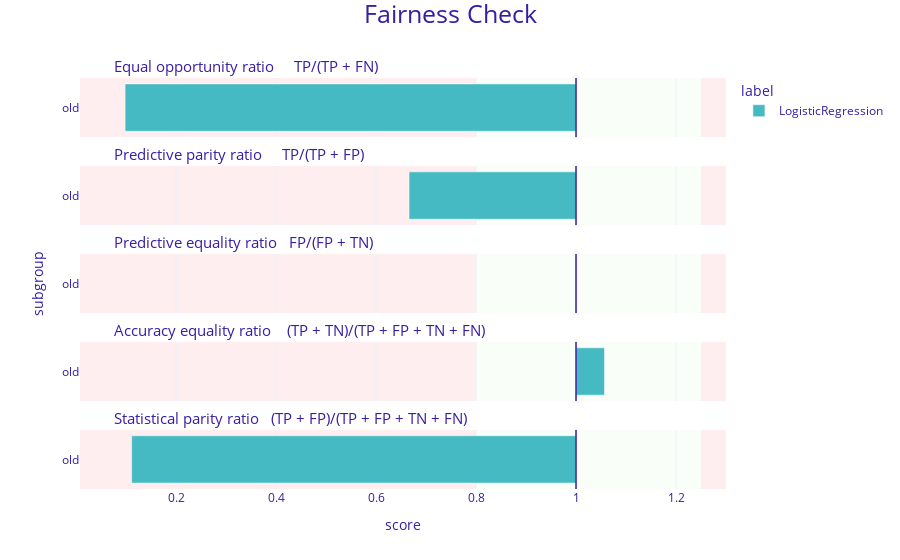

Notebook code for this chart:
### Code cell
fobject = exp.model_fairness(protected = protected, privileged=privileged)
fobject.fairness_check()
fobject.plot()

### Figure 1 — Plotly figure (JSON) as saved in the notebook; plotly's stock layout.template omitted (floating-point values rounded to 4 significant figures)
{"data": [{"alignmentgroup": "True", "customdata": [["old", 0.098, "LogisticRegression"]], "hovertemplate": "<b>%{customdata[2]}</b><br>Subgroup: %{customdata[0]}<br>Score: %{customdata[1]}<br><extra></extra>", "legendgroup": "LogisticRegression", "marker": {"color": "#46bac2", "pattern": {"shape": ""}}, "name": "LogisticRegression", "offsetgroup": "LogisticRegression", "orientation": "h", "showlegend": true, "textposition": "auto", "type": "bar", "x": [-0.902], "xaxis": "x5", "y": [0.5], "yaxis": "y5"}, {"alignmentgroup": "True", "customdata": [["old", 0.666, "LogisticRegression"]], "hovertemplate": "<b>%{customdata[2]}</b><br>Subgroup: %{customdata[0]}<br>Score: %{customdata[1]}<br><extra></extra>", "legendgroup": "LogisticRegression", "marker": {"color": "#46bac2", "pattern": {"shape": ""}}, "name": "LogisticRegression", "offsetgroup": "LogisticRegression", "orientation": "h", "showlegend": false, "textposition": "auto", "type": "bar", "x": [-0.334], "xaxis": "x4", "y": [0.5], "yaxis": "y4"}, {"alignmentgroup": "True", "customdata": [["old", null, "LogisticRegression"]], "hovertemplate": "<b>%{customdata[2]}</b><br>Subgroup: %{customdata[0]}<br>Score: %{customdata[1]}<br><extra></extra>", "legendgroup": "LogisticRegression", "marker": {"color": "#46bac2", "pattern": {"shape": ""}}, "name": "LogisticRegression", "offsetgroup": "LogisticRegression", "orientation": "h", "showlegend": false, "textposition": "auto", "type": "bar", "x": [null], "xaxis": "x3", "y": [0.5], "yaxis": "y3"}, {"alignmentgroup": "True", "customdata": [["old", 1.057, "LogisticRegression"]], "hovertemplate": "<b>%{customdata[2]}</b><br>Subgroup: %{customdata[0]}<br>Score: %{customdata[1]}<br><extra></extra>", "legendgroup": "LogisticRegression", "marker": {"color": "#46bac2", "pattern": {"shape": ""}}, "name": "LogisticRegression", "offsetgroup": "LogisticRegression", "orientation": "h", "showlegend": false, "textposition": "auto", "type": "bar", "x": [0.05696], "xaxis": "x2", "y": [0.5], "yaxis": "y2"}, {"alignmentgroup": "True", "customdata": [["old", 0.111, "LogisticRegression"]], "hovertemplate": "<b>%{customdata[2]}</b><br>Subgroup: %{customdata[0]}<br>Score: %{customdata[1]}<br><extra></extra>", "legendgroup": "LogisticRegression", "marker": {"color": "#46bac2", "pattern": {"shape": ""}}, "name": "LogisticRegression", "offsetgroup": "LogisticRegression", "orientation": "h", "showlegend": false, "textposition": "auto", "type": "bar", "x": [-0.8889], "xaxis": "x", "y": [0.5], "yaxis": "y"}], "layout": {"annotations": [{"font": {"size": 15}, "showarrow": false, "text": "Statistical parity ratio   (TP + FP)/(TP + FP + TN + FN)", "x": 0.05, "xanchor": "left", "xref": "paper", "y": 0.144, "yanchor": "bottom", "yref": "paper"}, {"font": {"size": 15}, "showarrow": false, "text": "Accuracy equality ratio    (TP + TN)/(TP + FP + TN + FN)", "x": 0.05, "xanchor": "left", "xref": "paper", "y": 0.358, "yanchor": "bottom", "yref": "paper"}, {"font": {"size": 15}, "showarrow": false, "text": "Predictive equality ratio   FP/(FP + TN)", "x": 0.05, "xanchor": "left", "xref": "paper", "y": 0.572, "yanchor": "bottom", "yref": "paper"}, {"font": {"size": 15}, "showarrow": false, "text": "Predictive parity ratio     TP/(TP + FP)", "x": 0.05, "xanchor": "left", "xref": "paper", "y": 0.786, "yanchor": "bottom", "yref": "paper"}, {"font": {"size": 15}, "showarrow": false, "text": "Equal opportunity ratio     TP/(TP + FN)", "x": 0.05, "xanchor": "left", "xref": "paper", "y": 1, "yanchor": "bottom", "yref": "paper"}], "barmode": "group", "font": {"color": "#371ea3"}, "legend": {"title": {"text": "label"}, "tracegroupgap": 0}, "margin": {"b": 71, "r": 30, "t": 78}, "shapes": [{"fillcolor": "#f05a71", "layer": "below", "line": {"width": 0}, "opacity": 0.1, "type": "rect", "x0": 0.25, "x1": 0.3, "xref": "x", "y0": 0, "y1": 1, "yref": "y"}, {"fillcolor": "#f05a71", "layer": "below", "line": {"width": 0}, "opacity": 0.1, "type": "rect", "x0": -0.9922, "x1": -0.2, "xref": "x", "y0": 0, "y1": 1, "yref": "y"}, {"fillcolor": "#c7f5bf", "layer": "below", "line": {"width": 0}, "opacity": 0.1, "type": "rect", "x0": -0.2, "x1": 0.25, "xref": "x", "y0": 0, "y1": 1, "yref": "y"}, {"line": {"color": "#371ea3", "width": 1.5}, "type": "line", "x0": 0, "x1": 0, "xref": "x", "y0": 0, "y1": 1, "yref": "y"}, {"fillcolor": "#f05a71", "layer": "below", "line": {"width": 0}, "opacity": 0.1, "type": "rect", "x0": 0.25, "x1": 0.3, "xref": "x", "y0": 0, "y1": 1, "yref": "y2"}, {"fillcolor": "#f05a71", "layer": "below", "line": {"width": 0}, "opacity": 0.1, "type": "rect", "x0": -0.9922, "x1": -0.2, "xref": "x", "y0": 0, "y1": 1, "yref": "y2"}, {"fillcolor": "#c7f5bf", "layer": "below", "line": {"width": 0}, "opacity": 0.1, "type": "rect", "x0": -0.2, "x1": 0.25, "xref": "x", "y0": 0, "y1": 1, "yref": "y2"}, {"line": {"color": "#371ea3", "width": 1.5}, "type": "line", "x0": 0, "x1": 0, "xref": "x", "y0": 0, "y1": 1, "yref": "y2"}, {"fillcolor": "#f05a71", "layer": "below", "line": {"width": 0}, "opacity": 0.1, "type": "rect", "x0": 0.25, "x1": 0.3, "xref": "x", "y0": 0, "y1": 1, "yref": "y3"}, {"fillcolor": "#f05a71", "layer": "below", "line": {"width": 0}, "opacity": 0.1, "type": "rect", "x0": -0.9922, "x1": -0.2, "xref": "x", "y0": 0, "y1": 1, "yref": "y3"}, {"fillcolor": "#c7f5bf", "layer": "below", "line": {"width": 0}, "opacity": 0.1, "type": "rect", "x0": -0.2, "x1": 0.25, "xref": "x", "y0": 0, "y1": 1, "yref": "y3"}, {"line": {"color": "#371ea3", "width": 1.5}, "type": "line", "x0": 0, "x1": 0, "xref": "x", "y0": 0, "y1": 1, "yref": "y3"}, {"fillcolor": "#f05a71", "layer": "below", "line": {"width": 0}, "opacity": 0.1, "type": "rect", "x0": 0.25, "x1": 0.3, "xref": "x", "y0": 0, "y1": 1, "yref": "y4"}, {"fillcolor": "#f05a71", "layer": "below", "line": {"width": 0}, "opacity": 0.1, "type": "rect", "x0": -0.9922, "x1": -0.2, "xref": "x", "y0": 0, "y1": 1, "yref": "y4"}, {"fillcolor": "#c7f5bf", "layer": "below", "line": {"width": 0}, "opacity": 0.1, "type": "rect", "x0": -0.2, "x1": 0.25, "xref": "x", "y0": 0, "y1": 1, "yref": "y4"}, {"line": {"color": "#371ea3", "width": 1.5}, "type": "line", "x0": 0, "x1": 0, "xref": "x", "y0": 0, "y1": 1, "yref": "y4"}, {"fillcolor": "#f05a71", "layer": "below", "line": {"width": 0}, "opacity": 0.1, "type": "rect", "x0": 0.25, "x1": 0.3, "xref": "x", "y0": 0, "y1": 1, "yref": "y5"}, {"fillcolor": "#f05a71", "layer": "below", "line": {"width": 0}, "opacity": 0.1, "type": "rect", "x0": -0.9922, "x1": -0.2, "xref": "x", "y0": 0, "y1": 1, "yref": "y5"}, {"fillcolor": "#c7f5bf", "layer": "below", "line": {"width": 0}, "opacity": 0.1, "type": "rect", "x0": -0.2, "x1": 0.25, "xref": "x", "y0": 0, "y1": 1, "yref": "y5"}, {"line": {"color": "#371ea3", "width": 1.5}, "type": "line", "x0": 0, "x1": 0, "xref": "x", "y0": 0, "y1": 1, "yref": "y5"}], "title": {"font": {"size": 25}, "text": "Fairness Check", "x": 0.5, "y": 0.99}, "xaxis": {"anchor": "y", "domain": [0, 1], "range": [-0.9922, 0.3], "ticktext": [0, 0.2, 0.4, 0.6, 0.8, 1, 1.2, 1], "tickvals": [-1, -0.8, -0.6, -0.4, -0.2, 0, 0.2, 0], "title": {"text": "score"}}, "xaxis2": {"anchor": "y2", "domain": [0, 1], "matches": "x", "range": [-0.9922, 0.3], "showticklabels": false, "ticktext": [0, 0.2, 0.4, 0.6, 0.8, 1, 1.2, 1], "tickvals": [-1, -0.8, -0.6, -0.4, -0.2, 0, 0.2, 0]}, "xaxis3": {"anchor": "y3", "domain": [0, 1], "matches": "x", "range": [-0.9922, 0.3], "showticklabels": false, "ticktext": [0, 0.2, 0.4, 0.6, 0.8, 1, 1.2, 1], "tickvals": [-1, -0.8, -0.6, -0.4, -0.2, 0, 0.2, 0]}, "xaxis4": {"anchor": "y4", "domain": [0, 1], "matches": "x", "range": [-0.9922, 0.3], "showticklabels": false, "ticktext": [0, 0.2, 0.4, 0.6, 0.8, 1, 1.2, 1], "tickvals": [-1, -0.8, -0.6, -0.4, -0.2, 0, 0.2, 0]}, "xaxis5": {"anchor": "y5", "domain": [0, 1], "matches": "x", "range": [-0.9922, 0.3], "showticklabels": false, "ticktext": [0, 0.2, 0.4, 0.6, 0.8, 1, 1.2, 1], "tickvals": [-1, -0.8, -0.6, -0.4, -0.2, 0, 0.2, 0]}, "yaxis": {"anchor": "x", "domain": [0, 0.144], "range": [0, 1], "showgrid": false, "ticktext": ["old"], "tickvals": [0.5], "title": {"text": ""}, "zeroline": false}, "yaxis2": {"anchor": "x2", "domain": [0.214, 0.358], "matches": "y", "range": [0, 1], "showgrid": false, "ticktext": ["old"], "tickvals": [0.5], "title": {"text": ""}, "zeroline": false}, "yaxis3": {"anchor": "x3", "domain": [0.428, 0.572], "matches": "y", "range": [0, 1], "showgrid": false, "ticktext": ["old"], "tickvals": [0.5], "title": {"text": "subgroup"}, "zeroline": false}, "yaxis4": {"anchor": "x4", "domain": [0.642, 0.786], "matches": "y", "range": [0, 1], "showgrid": false, "ticktext": ["old"], "tickvals": [0.5], "title": {"text": ""}, "zeroline": false}, "yaxis5": {"anchor": "x5", "domain": [0.856, 1], "matches": "y", "range": [0, 1], "showgrid": false, "ticktext": ["old"], "tickvals": [0.5], "title": {"text": ""}, "zeroline": false}}}
